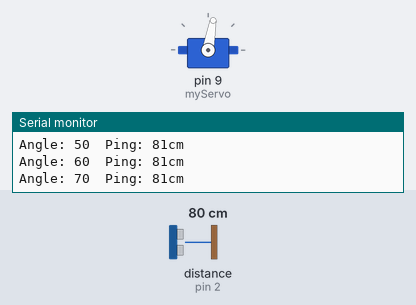
The sketch below on a simulated Arduino Uno, built with avr-gcc and run on an emulated ATmega328P. Shown: servo, the last lines printed to the serial monitor. The test bench sets the inputs (shaded band); at power-on: distance to the obstacle (sensor on pin 2) 80 cm.

Above: at 1.2 s.
1.3 s: distance to the obstacle (sensor on pin 2) set to 35 cm
At 1.68 s:
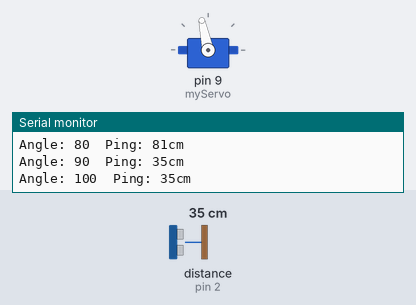
4.3 s: distance to the obstacle (sensor on pin 2) set to 299 cm
At 4.75 s:
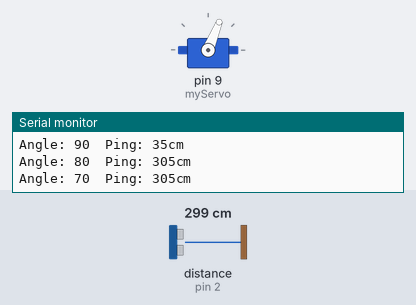
7.3 s: distance to the obstacle (sensor on pin 2) set to 2 cm
At 7.97 s:
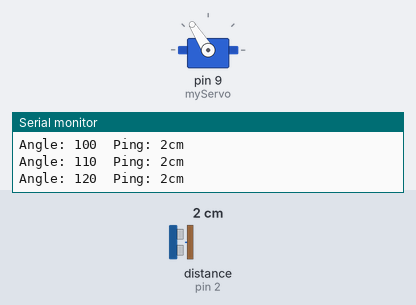
Timing chart, 0 to 16.3 s (numbered marks = the images above; inputs shaded):
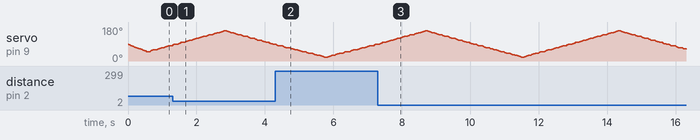

The sketch:

varlib-tests.ino
```cpp
#include <NewPing.h>
#include <VarSpeedServo.h>


#define PING_PIN  2
#define MAX_DISTANCE 1000

NewPing sonar(PING_PIN, PING_PIN, MAX_DISTANCE);

VarSpeedServo myServo;

void setup() {
  myServo.attach(9);
  Serial.begin(9600);
}

void loop() {

  for (int pos = 30; pos <= 160; pos += 10) {
    //myservo.write(pos);
    printDistance(myServo.read());
    myServo.write(pos, 50, false);
    delay(200);
  }
  for (int pos = 150; pos >= 20; pos -= 10) {
    //myservo.write(pos);
    printDistance(myServo.read());
    myServo.write(pos, 50, false);
    delay(200);
  }

}

void printDistance(int pos) {
  Serial.print("Angle: ");
  Serial.print(pos);
  Serial.print("\tPing: ");
  Serial.print(sonar.ping_cm());
  Serial.println("cm");
}
```
